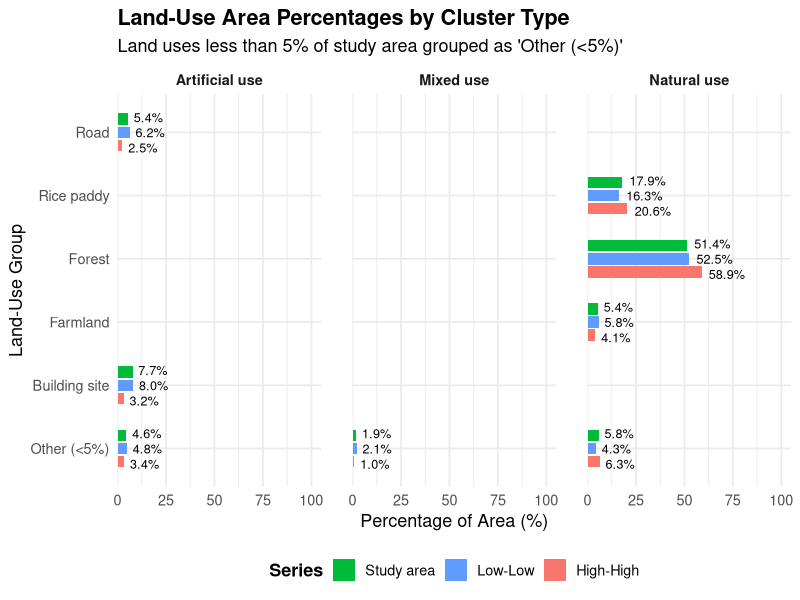

Write R code to recreate this figure.
library(tidyverse)
library(grid)  # for unit()

# --- 1) Enter NEW data (areas in m2; percents numeric) -----------------------
data_new <- tribble(
  ~Category,         ~Land_use,            ~HH_area,   ~HH_pct, ~LL_area,   ~LL_pct, ~Study_area, ~Study_pct,
  "Artificial use",  "Building site",      1180016,     3.2,    3401705,     8.0,    10363991,     7.7,
  "Artificial use",  "Drainage",           1055148,     2.8,     624283,     1.5,     2877729,     2.1,
  "Artificial use",  "Embankment",           36801,     0.1,      17436,     0.0,       81551,     0.1,
  "Artificial use",  "Factory site",          71065,     0.2,    1128339,     2.6,     2418420,     1.8,
  "Artificial use",  "Gas station",            4752,     0.0,       27688,     0.1,       67895,     0.1,
  "Artificial use",  "Parking lot",           63390,     0.0,       39442,     0.1,       77008,     0.1,
  "Artificial use",  "Railroad site",             0,     0.0,       44851,     0.1,      181332,     0.1,
  "Artificial use",  "Religious site",        41045,     0.1,       66492,     0.2,      181963,     0.1,
  "Artificial use",  "Road",                 933348,     2.5,     2655936,     6.2,     7209036,     5.4,
  "Artificial use",  "Warehouse",             72203,     0.2,       88718,     0.2,      241379,     0.2,
  "Artificial use",  "Water supply site",      7913,     0.0,        3780,     0.0,       25410,     0.0,
  # (Category subtotal row omitted from plotting)
  # "Artificial use",  "_SUBTOTAL_",         3408630,    10.0,     8098671,    51.0,    23725713,    51.0,
  
  "Natural use",     "Cemetery",            130298,     0.4,      178254,     0.4,      547844,     0.4,
  "Natural use",     "Farmland",           1532787,     4.1,     2465207,     5.8,     7272013,     5.4,
  "Natural use",     "Forest",            21837795,    58.9,    22403400,    52.5,    69311886,    51.4,
  "Natural use",     "Orchard",             320048,     0.9,       92149,     0.2,     1597025,     1.2,
  "Natural use",     "Park area",             2613,     0.0,      302543,     0.7,      502642,     0.4,
  "Natural use",     "Ranch",               149277,     0.4,       36001,     0.1,      328922,     0.2,
  "Natural use",     "Reservoir",           172435,     0.5,      173678,     0.4,      624519,     0.5,
  "Natural use",     "Rice paddy",         7630453,    20.6,     6959956,    16.3,    24160739,    17.9,
  "Natural use",     "River",              1504984,     4.1,     1050646,     2.5,     4130796,     3.1,
  # "Natural use",     "_SUBTOTAL_",        33280691,    89.4,    33661836,    43.1,   108476386,    43.1,
  
  "Mixed use",       "Miscellaneous land",   213728,     0.6,      474062,     1.1,     1179098,     0.9,
  "Mixed use",       "School site",          157499,     0.4,      359173,     0.8,     1213942,     0.9,
  "Mixed use",       "Sports facility",       16578,     0.0,       68793,     0.2,      138847,     0.1
  # "Mixed use",       "_SUBTOTAL_",           387805,     0.6,      902029,     5.8,     2531887,     5.8,
  # Totals row omitted (not plotted)
)

# --- 2) Long format with THREE series: HH, LL, Study -------------------------
data_long3 <- data_new %>%
  pivot_longer(
    cols = c(HH_area, HH_pct, LL_area, LL_pct, Study_area, Study_pct),
    names_to = c("Cluster_type", ".value"),
    names_pattern = "(HH|LL|Study)_(area|pct)"
  ) %>%
  mutate(
    Cluster_type = recode(Cluster_type,
                          HH = "High-High",
                          LL = "Low-Low",
                          Study = "Study area"),
    Category = factor(Category, levels = c("Artificial use", "Mixed use", "Natural use"))
  )

# --- 3) Complete missing combos; order so after coord_flip(): HH top, LL middle, Study bottom
data_agg_complete <- data_long3 %>%
  complete(
    Category, Land_use,
    Cluster_type = factor(c("Study area", "Low-Low", "High-High"),
                          levels = c("Study area", "Low-Low", "High-High")),
    fill = list(area = 0, pct = 0)
  ) %>%
  group_by(Category, Land_use) %>%
  mutate(order_key = max(pct, na.rm = TRUE)) %>%  # ordering helper
  ungroup() %>%
  transmute(
    Category,
    Land_use_group = Land_use,
    Cluster_type,
    Area_m2   = area,
    Percentage = pct,
    order_key
  )

library(tidyverse)
library(grid)

# --- 1️⃣  Identify land uses that occupy <5% in Study area --------------------
low_study_uses <- data_long3 %>%
  filter(Cluster_type == "Study area" & pct < 5) %>%
  distinct(Land_use) %>%
  pull(Land_use)

# --- 2️⃣  Aggregate those land uses into "Other (<5%)" ------------------------
data_agg_5 <- data_agg_complete %>%
  mutate(Land_use_group = ifelse(Land_use_group %in% low_study_uses,
                                 "Other (<5%)", Land_use_group)) %>%
  group_by(Category, Land_use_group, Cluster_type) %>%
  summarise(
    Area_m2 = sum(Area_m2, na.rm = TRUE),
    Percentage = sum(Percentage, na.rm = TRUE),
    .groups = "drop"
  ) %>%
  group_by(Category, Land_use_group) %>%
  mutate(order_key = max(Percentage, na.rm = TRUE)) %>%
  ungroup()

# --- 3️⃣ Plot with custom colors ---------------------------------
pd <- position_dodge2(width = 0.72, preserve = "single", padding = 0.12)

ggplot(data_agg_5,
       aes(x = fct_reorder(Land_use_group, order_key, .desc = TRUE),
           y = Percentage,
           fill = Cluster_type)) +
  geom_col(width = 0.62, position = pd) +
  geom_text(
    aes(label = ifelse(Percentage > 0, sprintf("%.1f%%", Percentage), "")),
    position = pd,
    hjust = -0.2, size = 3.2
  ) +
  coord_flip() +
  facet_wrap(~ Category, nrow = 1, scales = "fixed") +
  scale_y_continuous(limits = c(0, 100),
                     expand = expansion(mult = c(0, 0.05))) +
  # --- 🎨 Custom color scheme ---
  scale_fill_manual(
    values = c(
      "Study area" = "#00BA39",   # green
      "Low-Low"    = "#609CFF",   # blue
      "High-High"  = "#F8766D"    # red
    )
  ) +
  guides(fill = guide_legend(reverse = TRUE)) +
  labs(
    title = "Land-Use Area Percentages by Cluster Type",
    subtitle = "Land uses less than 5% of study area grouped as 'Other (<5%)'",
    x = "Land-Use Group",
    y = "Percentage of Area (%)",
    fill = "Series"
  ) +
  theme_minimal(base_size = 13) +
  theme(
    legend.position = "bottom",
    legend.title = element_text(face = "bold"),
    strip.text = element_text(face = "bold"),
    plot.title = element_text(face = "bold"),
    panel.spacing.x = unit(0.8, "cm"),
    panel.spacing.y = unit(1.0, "cm")
  )
